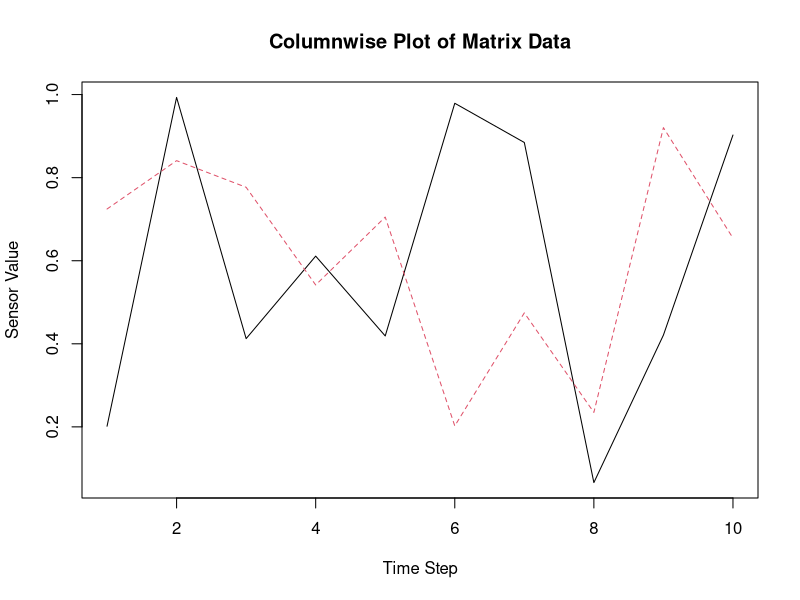

This chart was generated by the following R code:
#Matplot function for plotting matrix columnwise...
matrix_data <- matrix(runif(25), nrow = 10, ncol = 2)
matrix_data                      

#Columnwise plot using matplot 
# type = l for line plot and p for point plot..

matplot(x = 1:nrow(matrix_data), y = matrix_data, type = "l",
       col = 1:ncol(matrix_data),xlab = "Time Step",
        ylab = "Sensor Value", main = "Columnwise Plot of Matrix Data")
                     

